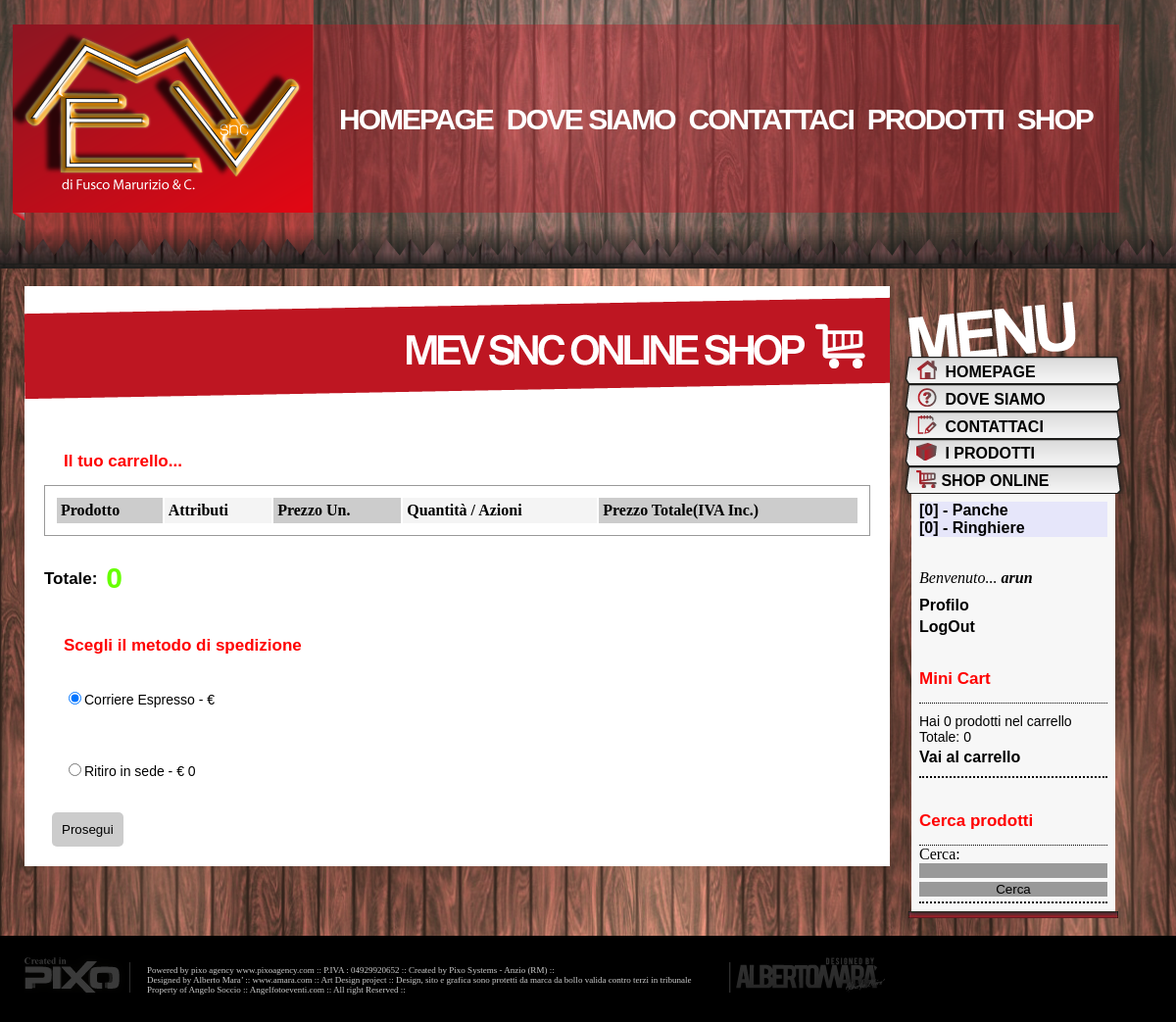
/shop.php?l=view_carrello (signed in), run on the app's committed database.
### tables this page shows
CREATE TABLE IF NOT EXISTS `categorie` (
  `id_categoria` int(10) unsigned NOT NULL AUTO_INCREMENT,
  `nome` varchar(150) DEFAULT NULL,
  `descrizione` text,
  `id_categoria_padre` int(10) unsigned DEFAULT NULL,
  PRIMARY KEY (`id_categoria`),
  KEY `fk_categorie_categorie1` (`id_categoria_padre`)
);

CREATE TABLE IF NOT EXISTS `utenti` (
  `id_utente` int(10) unsigned NOT NULL AUTO_INCREMENT,
  `email` varchar(150) NOT NULL,
  `username` varchar(45) NOT NULL,
  `password` varchar(32) NOT NULL,
  `nome` varchar(45) NOT NULL,
  `cognome` varchar(45) NOT NULL,
  `codice_fiscale` varchar(16) NOT NULL,
  `piva` varchar(11) DEFAULT NULL,
  `indirizzo` varchar(150) NOT NULL,
  `citta` varchar(45) NOT NULL,
  `cap` varchar(5) NOT NULL,
  `provincia` varchar(45) NOT NULL,
  `ragione_sociale` varchar(150) DEFAULT NULL,
  `fax` varchar(45) DEFAULT NULL,
  `domanda` varchar(250) NOT NULL,
  `risposta` varchar(250) NOT NULL,
  PRIMARY KEY (`id_utente`),
  UNIQUE KEY `username_UNIQUE` (`username`)
);

### menu_categorie.php (called while the page is built, shortened)
<?php
include_once 'common/dbmanager.php';
$id_categoria = 0;
include_once 'common/recursive_categorie.php';
print_menu_categorie($managerSql, 0, 0, $id_categoria);
?>

### common/dbmanager.php (called while the page is built, shortened)
<?php
class dbManager{
        private $user = 'mev';
	private $pass = 'mev';
	private $db_name = 'mev';
	private $host = 'localhost';
	private $connection = NULL;
	function __construct() {
            $this->connection = new mysqli($this->host, $this->user, $this->pass, $this->db_name);
	}
        function get_utente( $id=NULL, $username=NULL, $password=NULL  ){
            $toReturn = false;
            if( !empty($id) ){
                $sql = "SELECT * FROM utenti WHERE id_utente = $id ";
            } elseif ( !empty($username) && !empty($password) ){
                $password = md5($password);
                $sql = "SELECT * FROM `utenti` WHERE `username` = '$username' AND `password` = '$password' LIMIT 1";
            }else{
                return $toReturn;
            }
            if( ($result = $this->connection->query($sql)) && ( $this->connection->affected_rows>0 ) ){
                $riga = mysqli_fetch_array($result);
                $toReturn=$riga;
            }
            return $toReturn;
        }
        function lista_categorie( $id_categoria_padre=0 ){
            $sql = "SELECT * FROM `categorie` WHERE `id_categoria_padre` ";
            if( !$id_categoria_padre ){
               $sql.=" IS NULL";
            }else{
                $sql.= " = $id_categoria_padre";
            }
            $toReturn=array();
            $indice=0;
            if( ($risultato = $this->connection->query($sql)) && ($this->connection->affected_rows>0) ){
                while ( $riga = mysqli_fetch_assoc($risultato) ){
                    $toReturn[$indice]=$riga;
                    $indice++;
                }
            }
            return $toReturn;
        }
}
?>

### common/load_login_user.php (called while the page is built, shortened)
<?php
include_once 'dbmanager.php';
if( !empty($_SESSION['id_utente']) ){
    $utente = $managerSql->get_utente($_SESSION['id_utente'], NULL, NULL );
}
?>

### common/recursive_categorie.php (the view, shortened to what this page needs)
<?php
function print_menu_categorie( $managerSql , $id_categoria_padre, $livello, $id_categoria_selected=0 ){
    $colors = array();
    $colors[0] = "lavender";
    $colors[1] = "lightcyan";
    $spaziatore='';
    $espandi_div = false;
    for($s=0;$s<$livello;$s++){$spaziatore.='_';}
    $categorie = $managerSql->lista_categorie($id_categoria_padre);
    $hide = ($id_categoria_padre) ? ' display: none; ' : '';
    $indice_colore = $livello%2;
    echo "<div style=\"background-color: {$colors[$indice_colore]}; $hide\" id=\"sub_cat_menu_{$id_categoria_padre}\" >";
    for($i=0; $i<count($categorie); $i++){
        $categoria = $categorie[$i];
        $selected = '';
        $categoria['nome'] = htmlspecialchars($categoria['nome']);
        echo "<a href=\"shop.php?l=visualizza_categorie&cat={$categoria['id_categoria']}\">$spaziatore [$livello] - {$categoria['nome']}</a> $selected ";
        echo "<br/>";
        $espandi_div = $espandi_div | print_menu_categorie($managerSql, $categoria['id_categoria'], ($livello+1), $id_categoria_selected);
    }
    echo "</div>";
    return $espandi_div ;
}
?>

### mini_login.php
<?php
include_once 'common/load_login_user.php';
if(empty($utente)){
?>
	 <h2 style="margin-left:-20px;">Login Utente</h2>
    <div style="border-top:#000 1px dotted;border-bottom:#000 2px dotted; padding-bottom:5px;">
    <form id="form1" method="post" action="login.php">
        Username
        <input style="background:#999; width:100%;" name="username" type="text" id="username" size="20" maxlength="45" />
        <br />
        Password
        <input style="background:#999; width:100%;" name="password" type="password" id="password" size="20" maxlength="45" />
        <br />
        <input style="background:#999; width:100%; margin-top:4px;" type="submit" name="entra" id="entra" value="Entra" />
    </form>
	 </div>
		<p style="margin-left:-20px; margin-bottom:-50px; margin-top:-10px;"><a href="shop.php?l=recupera_pwd" >Recupera password</a></p>
		<p style="margin-left:-20px;"><a href="shop.php?l=add_utente">Registrati subito</a></p>
<?php
}else{
?>
    <br />
	<div style="margin:15px 0 -20px 0;">
	 <i>Benvenuto... <b><?php echo $utente['username']; ?></b></i>
    <p style="margin-left:-20px; margin-bottom:-50px; margin-top:-10px;"><a href="shop.php?l=profilo">Profilo</a></p>
    <p style="margin-left:-20px;"><a href="logout.php">LogOut</a></p>
	</div>
<?php
}
?>

### style.css (style rules this page uses)
* { m margin:0; padding:0; border:0; text-decoration:none; background-color:transparent; }
body { margin:0; padding:0; border:0; text-decoration:none; background: #000; }
#sidemenu_1 a { color: #000; font-family: Arial, Helvetica, sans-serif; font-size: 16px; font-weight: 700; margin-top: -5px; margin-bottom: 5px; }
p { color: #000; font-family: Arial, Helvetica, sans-serif; font-size: 14px; padding: 20px 20px 20px 20px; text-align: justify; }

### data on the page
categorie: nome "Panche"
categorie: nome "Ringhiere"
utenti: username "arun"

### other printed values
$totale "0"
$spedizione['nome'] "Corriere Espresso"
$spedizione['nome'] "Ritiro in sede"
$spedizione['costo'] "0"
count($carrello) "0"
